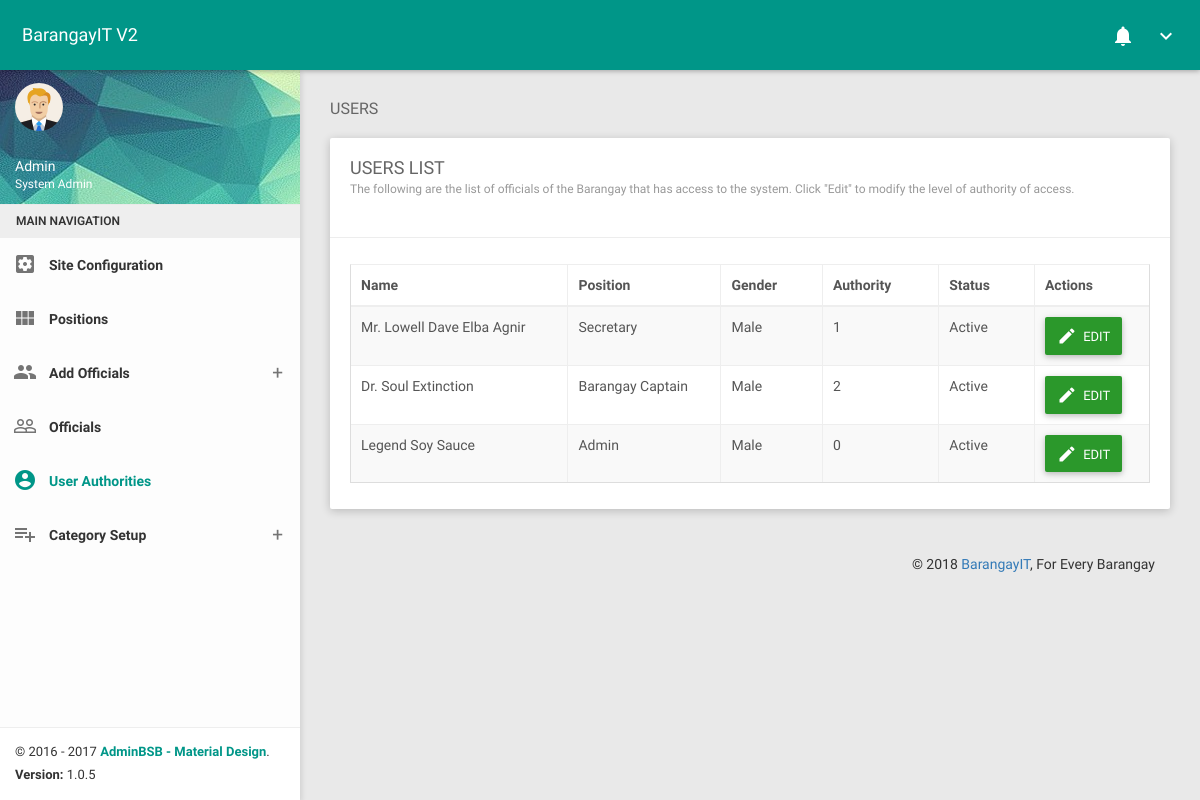
/AdUsers.php, run on an earlier commit of the app's database.
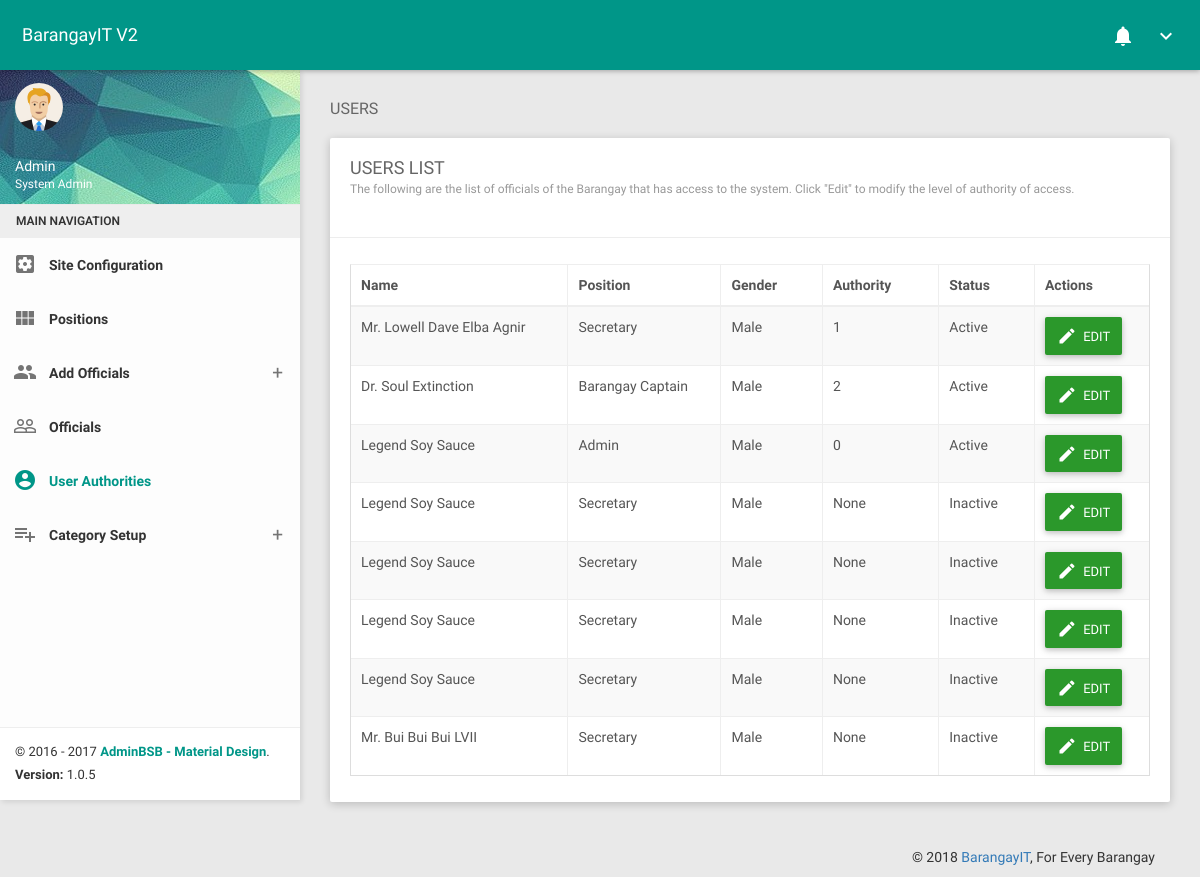
And on a later commit of the database.
### tables this page shows
CREATE TABLE `bitdb_r_barangayofficial` (
  `Brgy_Official_ID` int(11) NOT NULL,
  `CitizenID` int(11) NOT NULL,
  `PosID` int(11) NOT NULL,
  `StartTerm` date NOT NULL,
  `EndTerm` date NOT NULL,
  `ActUser` bit(1) NOT NULL DEFAULT b'1'
);

CREATE TABLE `bitdb_r_barangayposition` (
  `PosID` int(11) NOT NULL,
  `PosName` varchar(50) NOT NULL,
  `PosDesc` varchar(200) NOT NULL,
  `PosStat` bit(1) NOT NULL DEFAULT b'1'
);

CREATE TABLE `bitdb_r_citizen` (
  `Citizen_ID` int(11) NOT NULL,
  `Salutation` varchar(10) NOT NULL,
  `First_Name` varchar(100) NOT NULL,
  `Middle_Name` varchar(100) DEFAULT NULL,
  `Last_Name` varchar(100) NOT NULL,
  `Name_Ext` varchar(10) DEFAULT NULL,
  `Citizen_Email` varchar(50) DEFAULT NULL,
  `Height` float(18,4) NOT NULL,
  `Weight` float(18,4) NOT NULL,
  `Birthdate` date NOT NULL,
  `Birth_Place` varchar(200) DEFAULT NULL,
  `Nationality` varchar(100) NOT NULL,
  `Res_Status` bit(1) NOT NULL DEFAULT b'1',
  `Civil_Status` varchar(10) NOT NULL,
  `Occupation` varchar(100) DEFAULT NULL,
  `Gender` char(1) NOT NULL,
  `Blood_Type` varchar(3) NOT NULL,
  `House_No` varchar(10) NOT NULL,
  `Street` varchar(100) NOT NULL,
  `Zone` varchar(100) NOT NULL,
  `Date_Rec` date NOT NULL,
  `Person_Con` varchar(100) DEFAULT NULL,
  `Contact` decimal(11,0) DEFAULT NULL,
  `ProfilePicture` blob,
  `DigitalSign` blob
);

### AdUsers.php (the view, shortened to what the changed rows need)
<?php
    include('head.php');
    include('AdminNavbar.php');
?>
<section class="content">
    <div class="container-fluid">
        <div class="block-header">
            <h2>USERS</h2>
            <br/>
            <div class="row clearfix">
                <div class="col-lg-12 col-md-12 col-sm-12 col-xs-12">
                    <div class="card">
                        <div class="header">
                            <h2>
                                USERS LIST
                                <small>The following are the list of officials of the Barangay that has access to the system. Click "Edit" to modify the level of authority of access. </small>
                            </h2>
                            <br/>
                        </div>
                        <div class="body">
                            <div class="table-responsive">
                                <table class="table table-bordered table-striped table-hover js-basic-example dataTable">
                                    <thead>
                                        <tr>
                                            <th>Name</th>
                                            <th>Position</th>
                                            <th>Gender</th>
                                            <th>Authority</th>
                                            <th>Status</th>
                                            <th>Actions</th>
                                        </tr>
                                    </thead>
                                    <tbody>
                                        <?php
                                            include_once('dbconn.php');
                                            $AdminUserSelectSQL = 'SELECT
                                                                    IFNULL(bitdb_r_barangayuseraccounts.AccountUsername,"") AS AccountUsername,
                                                                    IFNULL(bitdb_r_barangayuseraccounts.AccountPassword,"") AS AccountPassword,
                                                                    IFNULL(bitdb_r_barangayuseraccounts.AccountUserType,"None") AS AccountUserType,
                                                                    bitdb_r_barangayofficial.Brgy_Official_ID,
                                                                    bitdb_r_barangayofficial.ActUser,
                                                                    bitdb_r_barangayposition.PosName,
                                                                    bitdb_r_citizen.Salutation,
                                                                    bitdb_r_citizen.First_Name,
                                                                    IFNULL(bitdb_r_citizen.Middle_Name,"") AS Middle_Name,
                                                                    bitdb_r_citizen.Last_Name,
                                                                    IFNULL(bitdb_r_citizen.Name_Ext,"") AS Name_Ext,
                                                                    bitdb_r_citizen.Gender
                                                                FROM bitdb_r_barangayofficial
                                                                LEFT JOIN bitdb_r_barangayuseraccounts
                                                                ON bitdb_r_barangayuseraccounts.Brgy_Official_ID = bitdb_r_barangayofficial.Brgy_Official_ID
                                                                INNER JOIN bitdb_r_barangayposition
                                                                ON bitdb_r_barangayofficial.PosID = bitdb_r_barangayposition.PosID
                                                                INNER JOIN bitdb_r_citizen
                                                                ON bitdb_r_barangayofficial.CitizenID = bitdb_r_citizen.Citizen_ID';
                                            $AdminUserSelectQuery = mysqli_query($bitMysqli,$AdminUserSelectSQL) or die (mysqli_error($bitMysqli));
                                            if(mysqli_num_rows($AdminUserSelectQuery) > 0)
                                            {
                                                while($row = mysqli_fetch_assoc($AdminUserSelectQuery))
                                                {
                                                    $AccountUsername = $row['AccountUsername'];
                                                    $AccountPassword = $row['AccountPassword'];
                                                    $AccountUserType = $row['AccountUserType'];
                                                    $BarangayOffID = $row['Brgy_Official_ID'];
                                                    $PosName = $row['PosName'];
                                                    $Salutation = $row['Salutation'];
                                                    $First_Name = $row['First_Name'];
                                                    $Middle_Name = $row['Middle_Name'];
                                                    $Last_Name = $row['Last_Name'];
                                                    $Name_Ext = $row['Name_Ext'];
                                                    if($row['ActUser'] == 1 && isset($row['AccountUsername']) && isset($row['AccountPassword']) && isset($row['AccountUserType']))
                                                    {
                                                        $ActUser = "Active";
                                                    }
                                                    else if(!isset($row['AccountUsername']) || !isset($row['AccountPassword']) || !isset($row['AccountUserType']))
                                                    {
                                                        $ActUser = "Inactive";
                                                    }
                                                    else if($row['ActUser'] == 0)
                                                    {
                                                        $ActUser = "Inactive";
                                                    }
                                                    if($row['Gender'] == 'M')
                                                    {
                                                        $Gender = "Male";
                                                    }
                                                    else
                                                    {
                                                        $Gender = "Female";
                                                    }
                                                    $WName = "".$Salutation." ".$First_Name." ".$Middle_Name." ".$Last_Name." ".$Name_Ext." ";
                                                    echo   '<tr>
                                                                <td class="hide">'.$BarangayOffID.'</td>
                                                                <td class="hide">'.$AccountUsername.'</td>
                                                                <td class="hide">'.$AccountPassword.'</td>
                                                                <td>'.$WName.'</td>
                                                                <td>'.$PosName.'</td>
                                                                <td>'.$Gender.'</td>
                                                                <td>'.$AccountUserType.'</td>
                                                                <td>'.$ActUser.'</td>
                                                                <td>
                                                                    <button type="button" class="btn btn-success waves-effect editUser" data-toggle="modal" data-target="#delegateUsrModal">
                                                                        <i class="material-icons">mode_edit</i>
                                                                        <span>EDIT</span>
                                                                    </button>
                                                                </td>
                                                            </tr>';
                                                }
                                            }
                                        ?>
                                    </tbody>
                                </table>
                            </div>
                        </div>
                    </div>
                </div>
            </div>
        </div>
        <?php include('footer.php'); ?>

What changed in the data, as far as the page shows it:
added bitdb_r_barangayofficial: WName "Legend Soy Sauce", PosID.PosName "Secretary", CitizenID.Gender "Male", AccountUserType "None", ActUser "Inactive"
added bitdb_r_barangayofficial: WName "Legend Soy Sauce", PosID.PosName "Secretary", CitizenID.Gender "Male", AccountUserType "None", ActUser "Inactive"
added bitdb_r_barangayofficial: WName "Legend Soy Sauce", PosID.PosName "Secretary", CitizenID.Gender "Male", AccountUserType "None", ActUser "Inactive"
added bitdb_r_barangayofficial: WName "Legend Soy Sauce", PosID.PosName "Secretary", CitizenID.Gender "Male", AccountUserType "None", ActUser "Inactive"
added bitdb_r_barangayofficial: WName "Mr. Bui Bui Bui LVII", PosID.PosName "Secretary", CitizenID.Gender "Male", AccountUserType "None", ActUser "Inactive"
